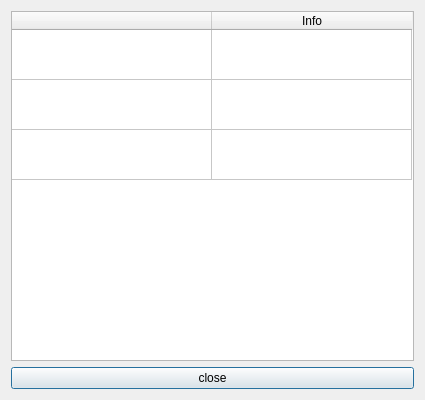
<?xml version="1.0" encoding="UTF-8"?>
<ui version="4.0">
 <class>Dialog</class>
 <widget class="QDialog" name="Dialog">
  <property name="geometry">
   <rect>
    <x>0</x>
    <y>0</y>
    <width>425</width>
    <height>400</height>
   </rect>
  </property>
  <property name="windowTitle">
   <string>Table Info</string>
  </property>
  <layout class="QVBoxLayout" name="verticalLayout">
   <item>
    <widget class="QTableWidget" name="tableWidget">
     <attribute name="horizontalHeaderVisible">
      <bool>true</bool>
     </attribute>
     <attribute name="horizontalHeaderDefaultSectionSize">
      <number>200</number>
     </attribute>
     <attribute name="verticalHeaderVisible">
      <bool>false</bool>
     </attribute>
     <attribute name="verticalHeaderDefaultSectionSize">
      <number>50</number>
     </attribute>
     <row>
      <property name="text">
       <string>Table number</string>
      </property>
     </row>
     <row>
      <property name="text">
       <string>Number of chairs</string>
      </property>
     </row>
     <row>
      <property name="text">
       <string>Status</string>
      </property>
     </row>
     <column>
      <property name="text">
       <string/>
      </property>
     </column>
     <column>
      <property name="text">
       <string>Info</string>
      </property>
     </column>
     <item row="0" column="1">
      <property name="text">
       <string/>
      </property>
     </item>
    </widget>
   </item>
   <item>
    <widget class="QPushButton" name="pushButton">
     <property name="text">
      <string>close</string>
     </property>
    </widget>
   </item>
  </layout>
 </widget>
 <resources/>
 <connections>
  <connection>
   <sender>pushButton</sender>
   <signal>clicked()</signal>
   <receiver>Dialog</receiver>
   <slot>close()</slot>
   <hints>
    <hint type="sourcelabel">
     <x>161</x>
     <y>201</y>
    </hint>
    <hint type="destinationlabel">
     <x>161</x>
     <y>110</y>
    </hint>
   </hints>
  </connection>
 </connections>
</ui>
